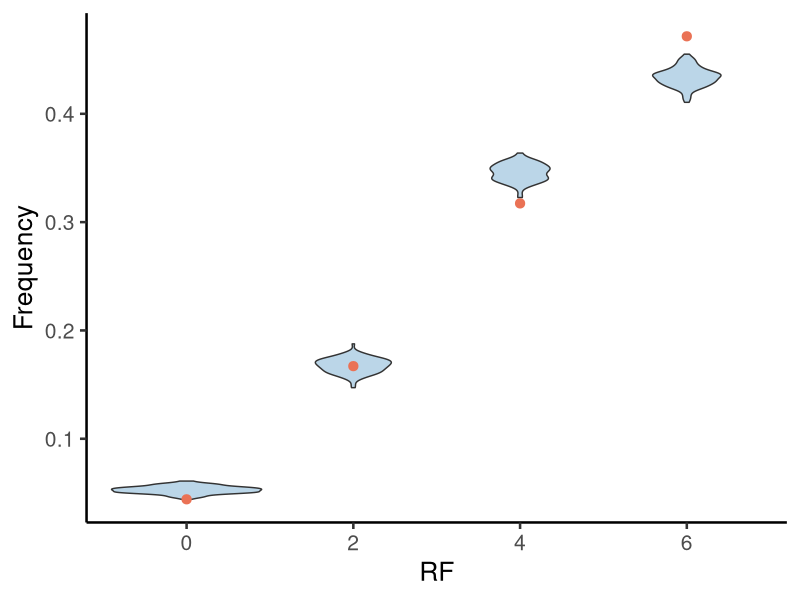

Write the R code that produced this figure.
library("ggplot2")


setwd("E:\\?????????\\project\\Thuja\\ILS\\RF")
a = read.table("observed.RF.txt", header = TRUE)
b = read.table("simulated.txt", header=TRUE)
head(a)

ggplot(b, aes(x = as.factor(RF), y = Frequency)) + 
  geom_violin(fill = "#BBD6E8") +
  theme_bw(base_size = 19) + 
  theme(panel.border = element_blank(),
        panel.grid.major = element_blank(),
        panel.grid.minor = element_blank(), 
        axis.line = element_line(colour = "black"))+
  labs(y = "Frequency", x = "RF") +
  geom_point(data=a, aes(x = as.factor(RF), y = Frequency), color = "#EA7255", size = 2.8)



